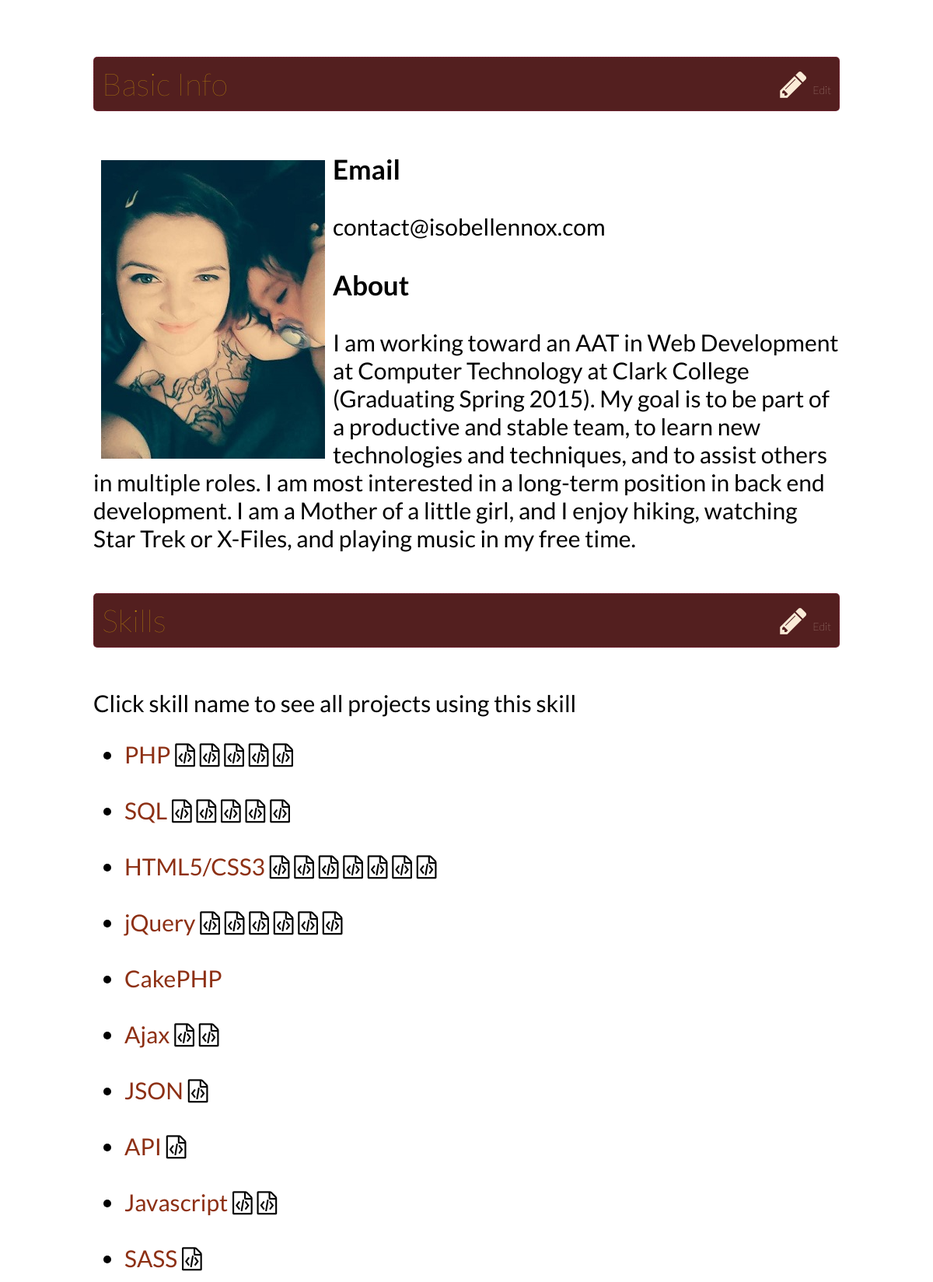
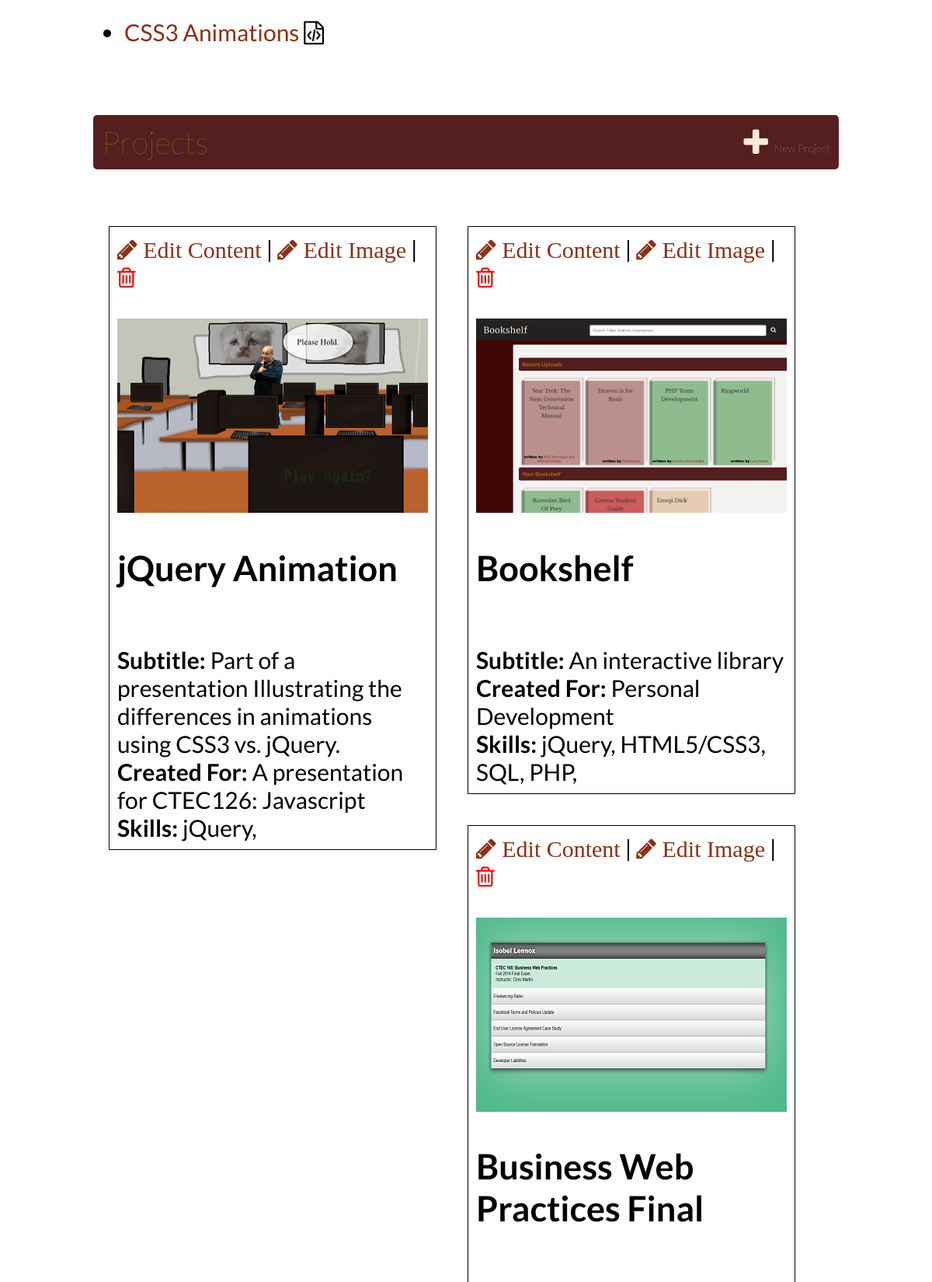
/admin/index.php (signed in, upper part), run on the app's committed database (2 pictures, top to bottom).
### tables this page shows
CREATE TABLE IF NOT EXISTS `main_content` (
  `id` int(11) NOT NULL,
  `image` varchar(60) NOT NULL,
  `email` varchar(60) NOT NULL,
  `about` varchar(9000) NOT NULL
);

CREATE TABLE IF NOT EXISTS `skills` (
  `id` int(11) NOT NULL,
  `name` varchar(20) NOT NULL
);

CREATE TABLE IF NOT EXISTS `projects` (
  `id` int(11) NOT NULL,
  `title` varchar(100) NOT NULL,
  `subtitle` varchar(250) NOT NULL,
  `url` varchar(200) NOT NULL,
  `image` varchar(150) NOT NULL,
  `created_for` varchar(250) NOT NULL
);

CREATE TABLE IF NOT EXISTS `skill_project` (
  `id` int(11) NOT NULL,
  `skill_id` int(7) NOT NULL,
  `project_id` int(7) NOT NULL
);

### admin/index.php (the view, shortened to what this page needs)
<?php include("inc/header.php");  ?>
<?php
    $main_query  = "SELECT * FROM main_content";
    $main_result = mysqli_query($connection, $main_query);
    $main_num_rows = mysqli_num_rows($main_result);
    if($main_num_rows>=1){
        foreach($main_result as $main_show){
            if(empty($main_show['image'])){
                $image = "img/default.jpg";
                }else{
                $image = $main_show['image'];
                }
            $email = $main_show['email'];
            $about = $main_show['about'];
        }
    }else{
        $image = "img/default.jpg";
        $email = "isolennox@gmail.com";
        $about = "Say something...";
    }
if(isset($_GET['submit_content'])){
    $new_email=$_POST['email'];
    $new_about=$_POST['about'];
    $insert_content = "UPDATE main_content SET email = '{$new_email}', about = '{$new_about}' WHERE id = 5 ";
    $content_result = mysqli_query($connection, $insert_content);
    if($content_result){ $_SESSION['message']="Main Content Updated!"; redirect_to('index.php'); }else{ $_SESSION['message']="Could not update main content"; redirect_to('index.php'); }
 }elseif(isset($_GET['delete_project'])){
    echo "We're sorry -  You're stuck with this forever.";
}else{ ?>
    <h4>Basic Info <span class="right"> <a title="Show Link Title" href="index.php?edit_basic_info"><i class="fa fa-pencil"></i> <span class="small">Edit</span>
</a> </span></h4>
        <img class="left main" src="<?php echo $image; ?>" alt="current image">
         <h3>Email </h3> <p><?php echo $email; ?></p>
         <h3>About </h3> <p><?php echo $about; ?></p>
    <h4>Skills <span class="right"> <a title="Show Link Title" href="index.php?edit_skills"><i class="fa fa-pencil"></i> <span class="small">Edit</span>  </a></span></h4> <?php
    $skill_query  = "SELECT * FROM skills";
    $skill_result = mysqli_query($connection, $skill_query);
    $skill_num_rows = mysqli_num_rows($skill_result);
    if($skill_num_rows>=1){
        echo "Click skill name to see all projects using this skill";
        echo "<ul>";
        foreach($skill_result as $skill_show){
            echo "<li><a href\"#\">".$skill_show['name']."</a>";
                $skill_count  = "SELECT * FROM skill_project WHERE skill_id={$skill_show['id']}";
                $count_result = mysqli_query($connection, $skill_count);
                if($count_result){
                    $num_rows = mysqli_num_rows($count_result);
                    $i=1;
                    while( $i<=$num_rows){
                    echo " <i class=\"fa fa-file-code-o\"></i>";
                        $i++;
                    }
                }
            echo "</li><br/>";
        }
        echo "</ul>";
    }else{ echo "You have no skills!"; }
 ?>
    <h4>Projects <span class="right"> <a title="Show Link Title" href="index.php?add_project"><i class="fa fa-plus"></i> <span class="small"> New Project</span>
</a>  </span></h4>
              <?php
        $query  = "SELECT * FROM projects";
        $result = mysqli_query($connection, $query);
        $num_rows = mysqli_num_rows($result);
        if($num_rows>=1){
            foreach($result as $show){
            echo "<div class='projects left'>";
                echo "<a href='index.php?edit_this_project={$show['id']}'><i class=\"fa fa-pencil\"> Edit Content</i></a> | <a href='index.php?edit_project_img={$show['id']}'><i class=\"fa fa-pencil\"> Edit Image</i></a> | <a href='index.php?delete_project'><i class=\"red fa fa-trash-o\"></i></a><br/><br/>";
            echo "<a href='{$show['url']}' title='View Project'><img src='{$show['image']}' alt=\"Project Screenshot\" /></a>";
            echo "<h2>".$show['title']."</h2><br/>";
            echo "<strong>Subtitle:</strong> ".$show['subtitle']."<br/>";
            echo "<strong>Created For:</strong> ".$show['created_for']."<br/>";
                $skill_query  = "SELECT * FROM skill_project WHERE project_id={$show['id']}";
                $skill_result = mysqli_query($connection, $skill_query);
                $skill_num_rows = mysqli_num_rows($skill_result);
                if($skill_num_rows>=1){
                     echo "<strong>Skills:</strong> ";
                foreach($skill_result as $skill_show){
                        $skill_name_query  = "SELECT * FROM skills WHERE id={$skill_show['skill_id']} ";
                        $skill_name_result = mysqli_query($connection, $skill_name_query);
                        if($skill_name_result){
                            $skill_array=mysqli_fetch_assoc($skill_name_result);
                        echo  $skill_array['name'].", ";
                        }
                }
                }
                echo "</div>";
            }
        }else{ echo "You do not have any projects yet!"; }
         } ?>
<?php include("inc/footer.php"); ?>

### admin/css/style.css (style rules this page uses)
body { background: white; margin: 0; font-size: 20px; font-family: Lato, sans-serif; }
a { text-decoration: none; color: #8D3014; }
h4 { font-weight: 100; color: darkgoldenrod; background: rgba(65,7,7,.9); padding: 10px; border-radius: 5px; border: 1px dotted rgba(255,55,140,.3); clear: both; }
h4 a { color: antiquewhite; }
.main { margin: 10px; }
.projects { border: 1px solid black; padding: 10px; margin: 20px; overflow: hidden; width: 400px; min-height: 500px; }
.projects img { height: 250px; width: 400px; }
.left { float: left; }
.right { float: right; }
.small { font-size: 14px; position: relative; top: -2px; }
@media only screen and (max-device-width: 800px) { body { font-size: 30px; } }
@media only screen and (max-device-width: 800px) { h4 { font-size: 40px; } }

### admin/index.php (style rules this page uses)
.red { color:red; }

### data on the page
main_content: image (picture), email "contact@isobellennox.com", about "I am working toward an AAT in Web Development at Computer Technology at Clark College (Graduating Spring 2015). My goal is to be part of a productive and stable team, to learn new technologies and techniques, and to assist others in multiple roles. I am most interested in a long-term position in back end development. I am a Mother of a little girl, and I enjoy hiking, watching Star Trek or X-Files, and playing music in my free time."
skills: name "PHP"
skills: name "SQL"
skills: name "HTML5/CSS3"
skills: name "jQuery"
skills: name "CakePHP"
skills: name "Ajax"
skills: name "JSON"
skills: name "API"
skills: name "Javascript"
skills: name "SASS"
skills: name "CSS3 Animations"
projects: image (picture), title "jQuery Animation", subtitle "Part of a presentation Illustrating the differences in animations using CSS3 vs. jQuery.", created_for "A presentation for CTEC126: Javascript"
skill_project: skill.name "jQuery"
projects: image (picture), title "Bookshelf", subtitle "An interactive library", created_for "Personal Development"
skill_project: skill.name "jQuery"
skill_project: skill.name "HTML5/CSS3"
skill_project: skill.name "SQL"
skill_project: skill.name "PHP"
projects: image (picture), title "Business Web Practices Final"
